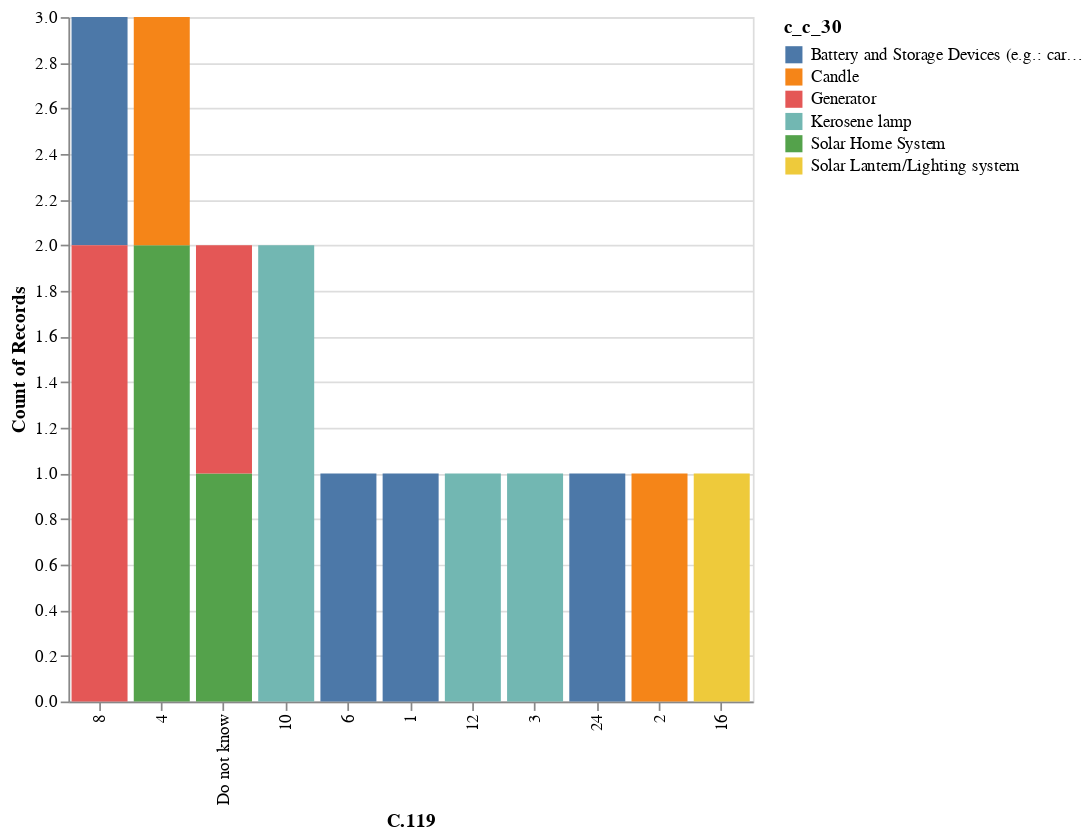

Notebook code cell kept with this figure:
### Code cell
# [IN PROGRESS] Primary Source Info: 
# c_c_30: What is the total duration of all the outages/blackouts in a (typical: b) week?
# c_c_119: What is your main back-up source of lighting during outages/blackouts of the grid? (Option: generator)

click = alt.selection_multi(encodings = ['color'])

primary = alt.Chart(kenya_mtf2_mini[kenya_mtf2_mini[['c_c_119', 'c_c_30']].notnull().all(1)]).mark_bar(color='green').encode(
    x = alt.X('c_c_119', 
              sort=alt.EncodingSortField(field="c_c_119", op="count", order='descending'),
              axis = alt.Axis(title='C.119')),
    y = 'count(c_c_119)',
    color = 'c_c_30',
    tooltip = 'count(c_c_30)'
).properties(width = 400, height = 400, selection = click).transform_filter(click).interactive()

primary
